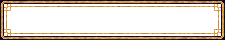
#> input picture game/web/assets/cityart/frame_panel.png, 225 x 40 px, found by its file name
$ python _probe.py
#> lines starting #> are read from the running program, lines starting #| are printed output that depends on the picture; after the words box and inside, x2 and y2 are one past the last pixel; in counts of white or black regions, pixels touching at a corner belong together
# -*- coding: utf-8 -*-
"""Probe the 26 web UI sprites: size, alpha box, edge uniformity, center-line transitions."""
import os
from PIL import Image

WEB = r"F:\sanguo\game\web\assets"
ITEMS = [(os.path.join(WEB, "ui", "orig", n), n) for n in [
    "frame_panel.png", "plate_btn.png", "plate_sq.png", "plate_sel.png",
    "bar_div.png", "gem_gold.png"]]
ITEMS += [(os.path.join(WEB, "ui", "orig", "force_%02d.png" % i), "force_%02d.png" % i)
          for i in range(1, 14)]
ITEMS += [(os.path.join(WEB, "battleui", n), n) for n in [
    "slot.png", "slot_off.png", "cmd_on.png", "cmd_off.png", "port.png", "msg.png", "sep.png"]]

print("count=%d" % len(ITEMS))
for path, name in ITEMS:
    im = Image.open(path).convert("RGBA")
#> im is the input picture: PIL image 225x40 RGBA; mean R, G, B, A 38.5, 27.6, 15.7, 73.5
    w, h = im.size
#> w = 225; h = 40
    px = im.load()
    # alpha bounding box
    alpha = im.getchannel("A")
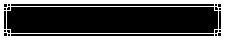
#> alpha: PIL image 225x40 L; 28.8% white; 1 white region, box (x1, y1, x2, y2) and area: (0, 0, 225, 40) 2594
    abox = alpha.getbbox()
#> abox = (0, 0, 225, 40)
    # count fully transparent pixels on each edge ring
    def ring_transparent(pts):
        return sum(1 for (x, y) in pts if px[x, y][3] == 0)
    left = ring_transparent([(0, y) for y in range(h)])
#> left = 0
    right = ring_transparent([(w - 1, y) for y in range(h)])
#> right = 0
    top = ring_transparent([(x, 0) for x in range(w)])
#> top = 0
    bot = ring_transparent([(x, h - 1) for x in range(w)])
#> bot = 0
    # center-line transitions: how many times color changes along the middle row/col
    def transitions(seq):
        return sum(1 for i in range(1, len(seq)) if seq[i] != seq[i - 1])
    midrow = [px[x, h // 2] for x in range(w)]
#> midrow = 225 items, first 6: (24, 16, 8, 255), (222, 158, 66, 255), (222, 166, 74, 255), (16, 16, 57, 255), (0, 0, 0, 0), (0, 0, 0, 0)
    midcol = [px[w // 2, y] for y in range(h)]
#> midcol = 40 items, first 6: (16, 8, 57, 255), (222, 158, 66, 255), (206, 142, 66, 255), (41, 32, 16, 255), (0, 0, 0, 0), (0, 0, 0, 0)
#> `colors = len(im.getcolors(maxcolors=1 << 16) or [])`: colors = 44
    # find first x where midrow differs from px[0, h//2] (border width guess)
    def first_change(seq):
        base = seq[0]
#> base = (24, 16, 8, 255)
        for i, v in enumerate(seq):
            if v != base:
                return i
#> this loop made 2 passes
        return len(seq)
    def last_change(seq):
        base = seq[-1]
#> base = (24, 16, 8, 255)
        for i in range(len(seq) - 1, -1, -1):
            if seq[i] != base:
                return len(seq) - 1 - i
#> this loop made 2 passes
#> i on passes 1 to 2: 224, 223
#> the loop in first_change, `for i, v in enumerate(seq):` made 2 passes
#> this loop made 2 passes
#> i on passes 1 to 2: 39, 38
        return len(seq)
    colors = len(im.getcolors(maxcolors=1 << 16) or [])
    print("%-16s %3dx%-3d abox=%-18s edges T=%d B=%d L=%d R=%d | midrow x-chg=%d left=%d right=%d | midcol y-chg=%d top=%d bot=%d | colors=%d" % (
        name, w, h, str(abox), top, bot, left, right,
        transitions(midrow), first_change(midrow), last_change(midrow),
        transitions(midcol), first_change(midcol), last_change(midcol), colors))
#| frame_panel.png  225x40  abox=(0, 0, 225, 40)    edges T=0 B=0 L=0 R=0 | midrow x-chg=12 left=1 right=1 | midcol y-chg=12 top=1 bot=1 | colors=44
#> (the run stopped early here; a loop or call above may not have finished)
